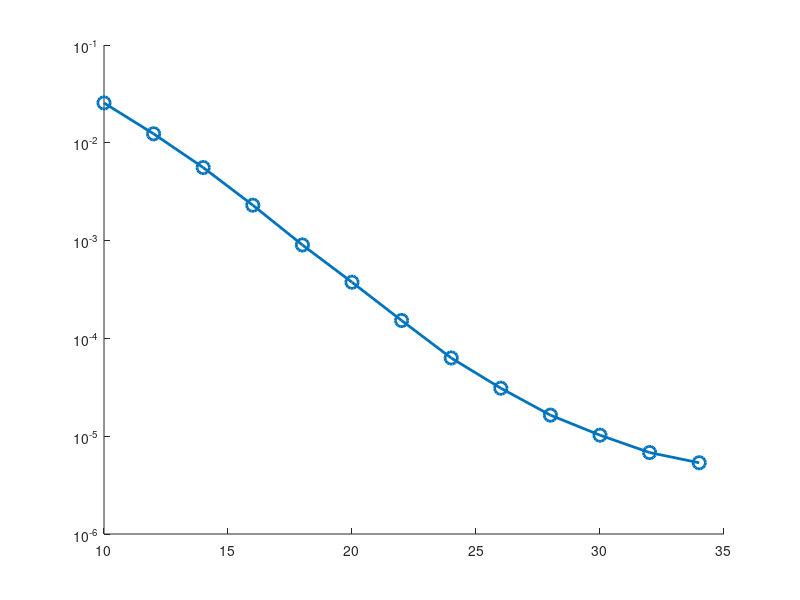

Write MATLAB code to recreate this figure. (Note: this script raises an error after producing the figure.)
% =========================================================================
% Plot: BER vs Eb/N0 (6 codebooks, dashed = impairment-free reference).
% Input:  SCMA_EbN0_Simulation_Results.mat (from eval_ber_vs_ebn0.py)
% Output: BER_vs_ebn0.{pdf,eps}
% =========================================================================
clear; clc; close all;

% Load data exported by the Python evaluation script.
load('SCMA_EbN0_Simulation_Results.mat');
if ~exist('BER_95_upper', 'var') || ~exist('BER_is_upper_bound', 'var')
    error('Missing zero-error metadata. Re-run eval_ber_vs_ebn0.py with the revised evaluator.');
end
BER_plot = BER;
BER_plot(BER_is_upper_bound ~= 0) = BER_95_upper(BER_is_upper_bound ~= 0);
EbN0_vec = squeeze(EbN0dB_vec);

% Legend labels (6 codebooks).
labels = {
    'Proposed Codebook', ...
    'DE-Based (Deka et al. [6])', ...
    'Power-Imbalanced (Li et al. [7])', ...
    'Capacity-Based (Zhang et al. [8])', ...
    'Deep Learning (Zheng et al. [11])', ...
    'PN-Resilient (Liu et al. [10])'
};

colors = [
    0.00, 0.45, 0.74;
    0.85, 0.33, 0.10;
    0.93, 0.69, 0.13;
    0.49, 0.18, 0.56;
    0.47, 0.67, 0.19;
    1.00, 0.00, 0.00
];
markers = {'o', 's', '^', 'd', 'x', 'v'};

figure('Position', [100, 100, 600, 480], 'Color', 'w');
hold on;

% BER layout: (n_cond, nCB, n_ebn0) = (2, 6, 13).
%   ie = 1 -> Ideal    (CFO=0, PN=0)        -> dashed, not in legend
%   ie = 2 -> Impaired (CFO=0.03, PN=1e-4)  -> solid + marker, in legend
for i = 1:6
    ber_solid = squeeze(BER_plot(2, i, :));
    ub_solid = squeeze(BER_is_upper_bound(2, i, :)) ~= 0;
    semilogy(EbN0_vec, ber_solid, ['-', markers{i}], 'Color', colors(i,:), ...
        'LineWidth', 2.0, 'MarkerSize', 9, 'MarkerFaceColor', 'none', ...
        'DisplayName', labels{i});

    ber_dash = squeeze(BER_plot(1, i, :));
    ub_dash = squeeze(BER_is_upper_bound(1, i, :)) ~= 0;
    semilogy(EbN0_vec, ber_dash, '--', 'Color', [0.55, 0.55, 0.55], ...
        'LineWidth', 1.2, 'Marker', markers{i}, 'MarkerIndices', 1:2:numel(EbN0_vec), ...
        'MarkerSize', 5, 'MarkerFaceColor', 'none', 'HandleVisibility', 'off');

    % Downward triangles identify zero-error points plotted at the 95% upper bound.
    if any(ub_solid)
        semilogy(EbN0_vec(ub_solid), ber_solid(ub_solid), 'v', 'LineStyle', 'none', ...
            'Color', colors(i,:), 'MarkerFaceColor', 'w', 'HandleVisibility', 'off');
    end
    if any(ub_dash)
        semilogy(EbN0_vec(ub_dash), ber_dash(ub_dash), 'v', 'LineStyle', 'none', ...
            'Color', colors(i,:), 'MarkerFaceColor', 'w', 'HandleVisibility', 'off');
    end
end
semilogy(nan, nan, 'kv', 'LineStyle', 'none', 'MarkerFaceColor', 'w', ...
    'DisplayName', 'Zero-error 95% upper bound');

set(gca, 'YScale', 'log');
grid on;
set(gca, 'XMinorGrid', 'on', 'YMinorGrid', 'on', 'MinorGridLineStyle', ':');
set(gca, 'GridLineStyle', '-', 'GridAlpha', 0.4);
set(gca, 'TickDir', 'in');
set(gca, 'FontName', 'Times New Roman', 'FontSize', 13);
xlabel('E_b/N_0 (dB)', 'FontSize', 14);
ylabel('BER', 'FontSize', 14);
ylim([1e-7, 1e-2]);
xlim([min(EbN0_vec), max(EbN0_vec)]);

% Fig. 2(a) carries the shared legend for all three panels.
box on;
set(gca, 'LineWidth', 1.0);

% Export vector figures.
set(gcf, 'PaperPositionMode', 'auto');
try
    exportgraphics(gcf, 'BER_vs_ebn0.eps', 'ContentType', 'vector', 'BackgroundColor', 'none');
    exportgraphics(gcf, 'BER_vs_ebn0.pdf', 'ContentType', 'vector', 'BackgroundColor', 'none');
    disp('Saved: BER_vs_ebn0.{eps,pdf}');
catch
    fig_pos = get(gcf, 'PaperPosition');
    set(gcf, 'PaperSize', [fig_pos(3) fig_pos(4)]);
    print(gcf, '-depsc2', '-r600', '-loose', 'BER_vs_ebn0.eps');
end
